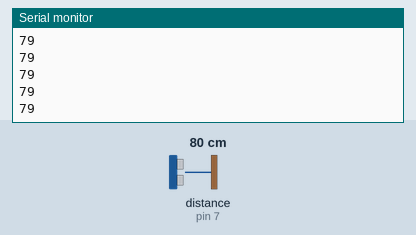
Recording of a sketch running on a simulated Arduino Uno, built with avr-gcc and run on an emulated ATmega328P. Parts: the last lines printed to the serial monitor. Wiring (inferred from the names in the program): ultrasonic range finder: trigger pin 8; echo pin 7. Inputs (shaded band) come from the test bench; at power-on: distance to the obstacle (sensor on pin 7) 80 cm. The echo pulse lasts 58.3 µs per cm.

Above: at 1.2 s.
1.3 s: distance to the obstacle (sensor on pin 7) set to 2 cm
At 1.39 s:
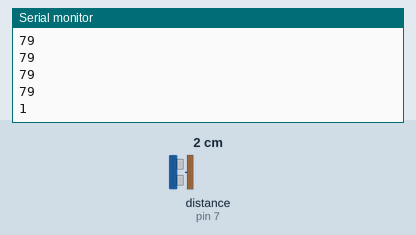
2.8 s: distance to the obstacle (sensor on pin 7) set to 4 cm
At 2.81 s:
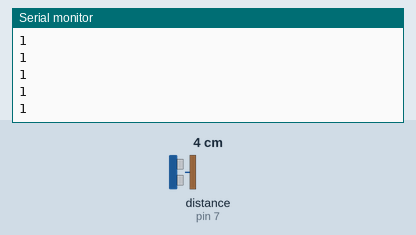
Timing chart, 0 to 5.8 s (numbered marks = the images above; inputs shaded):
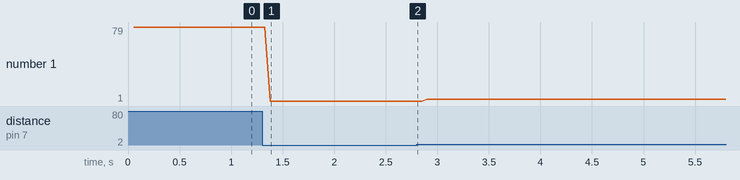

Measured:
- after the input at 1.3 s, the serial monitor: prints a new line after 0.08 s (image 1)
- plotted number 1: 79 → 1 after the input at 1.3 s, 1 → 3 after the input at 2.8 s

The sketch:

PARK_SENS_R_.ino
```cpp
#define echoPin 7
#define trigPin 8
//#define buzzerPin 7

void setup() {
  pinMode(trigPin , OUTPUT);
  pinMode(echoPin , INPUT);
  //pinMode(buzzerPin,OUTPUT);
  Serial.begin(9600);
}

void loop() {
 long mesafe, yanki ;
 digitalWrite(trigPin , LOW);
 delayMicroseconds(2);

 digitalWrite(trigPin,HIGH);
 delayMicroseconds(10);

 digitalWrite(trigPin,LOW);

 yanki = pulseIn(echoPin , HIGH);
 mesafe = yanki/58.2;
 delay(50);

 Serial.println(mesafe);

/* if(mesafe < 11 ){
   digitalWrite(buzzerPin,HIGH);
 }else{
    digitalWrite(buzzerPin,LOW);
 }*/
}
```
